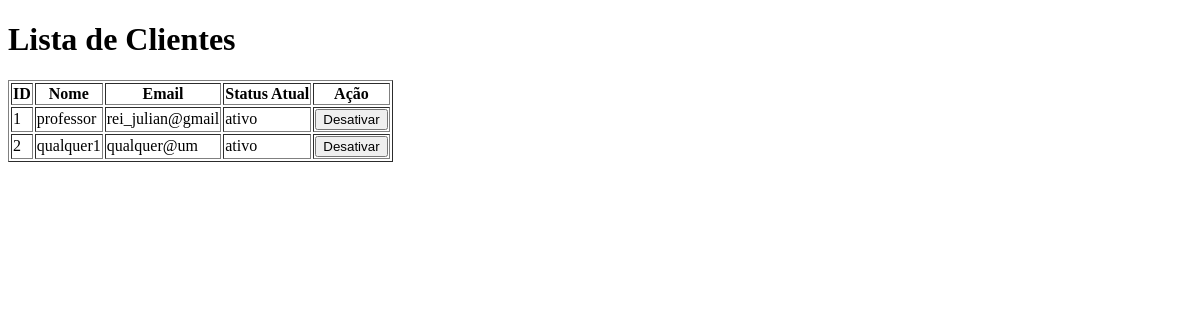
The app's page /listar_clientes, older data.
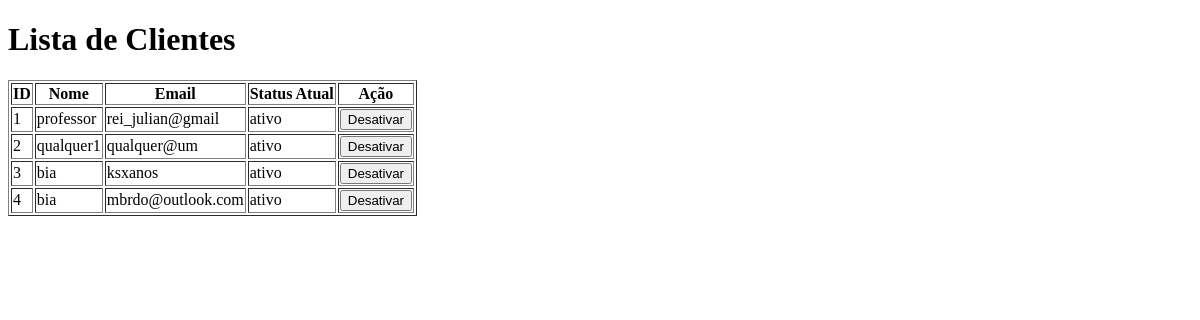
The same page, newer data.
### app/models.py (models this page shows)
class Cliente(db.Model):
    id = db.Column(db.Integer, primary_key=True) # Cada usuario tera um id unico
    cliente_nome = db.Column(db.String(80), nullable=False) # Nao pode estar vazio
    cliente_email = db.Column(db.String(320), unique=True, nullable=False)
    cliente_senha = db.Column(db.String(128))
    cliente_status = db.Column(db.String(10), nullable=False, default='ativo')

### app/routes.py (the view)
@main_bp.route('/listar_clientes')
def listar_clientes():
    clientes = Cliente.query.all()
    return render_template('listar_clientes.html', clientes=clientes)

### app/templates/listar_clientes.html (shortened to what this page needs)
<!DOCTYPE html>
<html lang="pt-BR">
<head>
</head>
<body>
    <h1>Lista de Clientes</h1>
    <table border="1">
        <thead>
            <tr>
                <th>ID</th>
                <th>Nome</th>
                <th>Email</th>
                <th>Status Atual</th>
                <th>Ação</th>
            </tr>
        </thead>
        <tbody>
            {% for cliente in clientes %}
            <tr>
                <td>{{ cliente.id }}</td>
                <td>{{ cliente.cliente_nome }}</td>
                <td>{{ cliente.cliente_email }}</td>
                <td>{{ cliente.cliente_status }}</td>
                <td>
                    <form action="{{ url_for('main.alternar_status', cliente_id=cliente.id) }}" method="POST">
                        <button type="submit">
                            {% if cliente.cliente_status == 'ativo' %}
                                Desativar
                            {% else %}
                                Ativar
                            {% endif %}
                        </button>
                    </form>
                </td>
            </tr>
            {% endfor %}
        </tbody>
    </table>
</body>
</html>

Row changes from the older to the newer data that the page shows:
added Cliente: id "3", cliente_nome "bia", cliente_email "ksxanos", cliente_status "ativo", shows "Desativar"
added Cliente: id "4", cliente_nome "bia", cliente_email "mbrdo@outlook.com", cliente_status "ativo", shows "Desativar"
